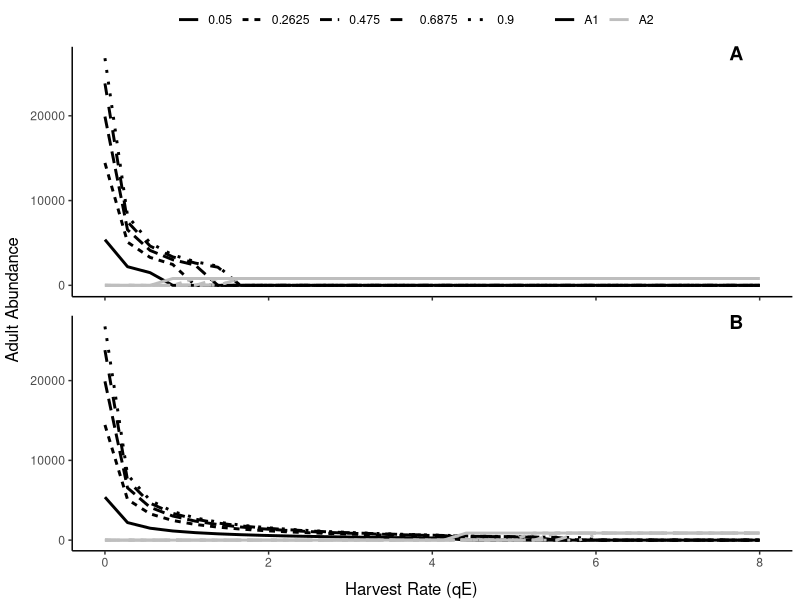
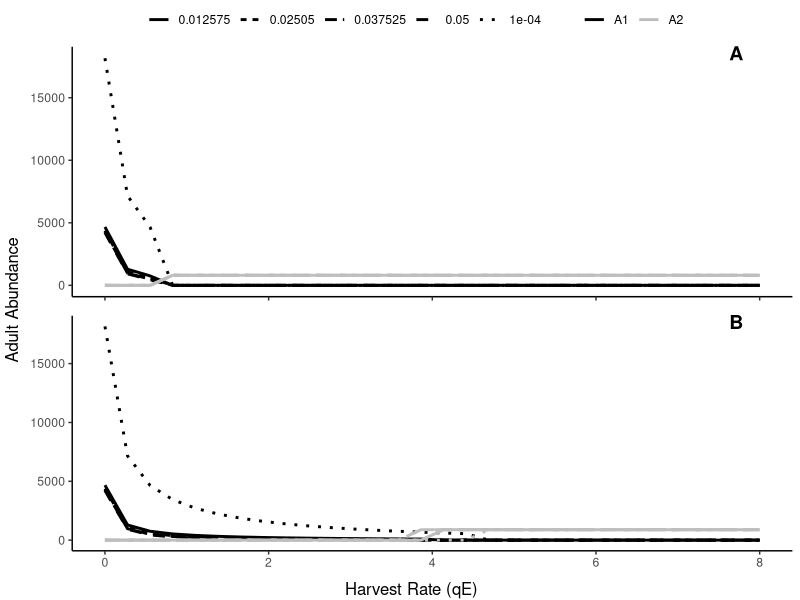

The R source for these figures, in order: (Note: this script raises an error after producing the figures.)
## ---- chunk 1

library(deSolve)
library(ggplot2)
library(ggpubr)
#model function
# qE - harvest, species specific, this is what is controlled by 'regulations'
# s - juvenile overwinter survival, species specific
# m - adult natural mortality rate, species specific
# cJA - effect of adults of a given species on juveniles of a given species (cover cannibalism or interspecific predation, both happen in foraging arena)
# cJJ - effect of juveniles of one species on juveniles of the other (can be predation or competition)
# h - rate at which juveniles leave foraging arena for refuge, species specific
# v - rate at which juveniles enter foraging arena from refuge, species specific
# stock1 - annual stocked num spp1
# stock2 - annual stocked num spp2
simBiggsQ2<-function(t,y,params){
  A1<-y[1]
  A2<-y[2]
  J1<-y[3]
  J2<-y[4]
  with(as.list(params),{
    dA1dt=-qE1Fun(t)*A1-m1*A1+s1*J1
    dA2dt=-qE2Fun(t)*A2-m2*A2+s2*J2
    dJ1dt=-cJ1J2*J2*J1-((cJ1A2*v1*A2*J1)/(h1Fun(t)+v1+cJ1A2*A2))-((cJ1A1*v1*A1*J1)/(h1Fun(t)+v1+cJ1A1*A1))-s1*J1+(5000*A1/(500+A1))+st1Fun(t)
    dJ2dt=-cJ2J1*J1*J2-((cJ2A1*v2*A1*J2)/(h2Fun(t)+v2+cJ2A1*A1))-((cJ2A2*v2*A2*J2)/(h2Fun(t)+v2+cJ2A2*A2))-s2*J2+(5000*A2/(500+A2))+st2Fun(t)
    return(list(c(dA1dt,dA2dt,dJ1dt,dJ2dt)))
  })
}
## ---- chunk 2

tstep=times=1:300

ss=seq(0.05,.9,length.out = 5)
qEs=seq(0,8,length.out=30)
combos=expand.grid(qEs,ss);colnames(combos)=c("qEs","ss")
store=data.frame(A1=0,A2=0,J1=0,J2=0);store=cbind(combos,store)
store2=data.frame(A1=0,A2=0,J1=0,J2=0);store2=cbind(combos,store2)

y0=c(500,5000,0,0)
for(i in 1:nrow(store)){
  qE1Fun=approxfun(x=tstep,y=c(rep(store$qEs[i],length(tstep))))
  qE2Fun=approxfun(x=tstep,y=rep(2,length(tstep)))
  h1Fun=approxfun(x=tstep,y=rep(8,length(tstep)))
  h2Fun=approxfun(x=tstep,y=rep(8,length(tstep)))
  st1Fun=approxfun(x=tstep,y=rep(0,length(tstep)))
  st2Fun=approxfun(x=tstep,y=rep(0,length(tstep)))
  
  p=c(c(s1=store$ss[i],m1=0.1,cJ1A1=0.001,cJ1A2=0.05,cJ1J2=0.003,v1=1),
      c(s2=0.1,m2=0.1,cJ2A2=0.001,cJ2A1=0.03,cJ2J1=0.003,v2=1))
  sim=ode(y=y0,times=times,func=simBiggsQ2,parms=p)
  store$A1[i]=sim[nrow(sim)-1,2]
  store$A2[i]=sim[nrow(sim)-1,3]
  store$J1[i]=sim[nrow(sim)-1,4]
  store$J2[i]=sim[nrow(sim)-1,5]
  #store$ss[i]=ss[f]
}
y0=c(5000,500,0,0)
for(i in 1:nrow(store2)){
  qE1Fun=approxfun(x=tstep,y=c(rep(store2$qEs[i],length(tstep))))
  qE2Fun=approxfun(x=tstep,y=rep(1.8,length(tstep)))
  h1Fun=approxfun(x=tstep,y=rep(8,length(tstep)))
  h2Fun=approxfun(x=tstep,y=rep(8,length(tstep)))
  st1Fun=approxfun(x=tstep,y=rep(0,length(tstep)))
  st2Fun=approxfun(x=tstep,y=rep(0,length(tstep)))
  
  p=c(c(s1=store2$ss[i],m1=0.1,cJ1A1=0.001,cJ1A2=0.05,cJ1J2=0.003,v1=1),
      c(s2=0.1,m2=0.1,cJ2A2=0.001,cJ2A1=0.03,cJ2J1=0.003,v2=1))
  sim=ode(y=y0,times=times,func=simBiggsQ2,parms=p)
  store2$A1[i]=sim[nrow(sim)-1,2]
  store2$A2[i]=sim[nrow(sim)-1,3]
  store2$J1[i]=sim[nrow(sim)-1,4]
  store2$J2[i]=sim[nrow(sim)-1,5]
  #store2$ss[i]=ss[f]
}


panA=as.data.frame(rbind(cbind(store$qEs,store$A1,store$ss,rep("A1",nrow(store))),cbind(store$qEs,store$A2,store$ss,rep("A2",nrow(store)))))
colnames(panA)=c("qEs","Abund","ss","sp")
panA$qEs=as.numeric(panA$qEs);panA$Abund=as.numeric(panA$Abund)#;panA$ss=as.numeric(panA$ss)
panB=as.data.frame(rbind(cbind(store2$qEs,store2$A1,store2$ss,rep("A1",nrow(store2))),cbind(store2$qEs,store2$A2,store2$ss,rep("A2",nrow(store2)))))
colnames(panB)=c("qEs","Abund","ss","sp")
panB$qEs=as.numeric(panB$qEs);panB$Abund=as.numeric(panB$Abund)#;panB$ss=as.numeric(panB$ss)

a=ggplot(data = panA,aes(x=qEs,y=Abund,color=sp,linetype=ss))+theme_classic()+
  geom_line(size=1)+scale_color_manual(values = c("black","grey"),name="")+
  scale_linetype_discrete(name="")+
  theme(axis.title.x = element_blank(),
        axis.text.x = element_blank(),
        axis.title.y = element_blank())
b=ggplot(data = panB,aes(x=qEs,y=Abund,color=sp,linetype=ss))+theme_classic()+
  geom_line(size=1)+scale_color_manual(values = c("black","grey"),name="")+
  scale_linetype_discrete(name="")+
  theme(axis.title.x = element_blank(),
        axis.title.y = element_blank())
fig1=ggarrange(a,b,ncol=1,labels = c("A","B"), common.legend = T,legend="top",label.x = 0.9)
annotate_figure(fig1,
                left = text_grob("Adult Abundance", rot = 90),
                bottom = text_grob("Harvest Rate (qE)"))
## ---- chunk 3

times=1:300

can=seq(0.0001,.05,length.out = 5)
qEs=seq(0,8,length.out=30)
combos=expand.grid(qEs,can);colnames(combos)=c("qEs","can")
store=data.frame(A1=0,A2=0,J1=0,J2=0);store=cbind(combos,store)
store2=data.frame(A1=0,A2=0,J1=0,J2=0);store2=cbind(combos,store2)


y0=c(500,5000,0,0)
for(i in 1:nrow(store)){
  qE1Fun=approxfun(x=tstep,y=c(rep(store$qEs[i],length(tstep))))
  qE2Fun=approxfun(x=tstep,y=rep(2,length(tstep)))
  h1Fun=approxfun(x=tstep,y=rep(8,length(tstep)))
  h2Fun=approxfun(x=tstep,y=rep(8,length(tstep)))
  st1Fun=approxfun(x=tstep,y=rep(0,length(tstep)))
  st2Fun=approxfun(x=tstep,y=rep(0,length(tstep)))
  
  p=c(c(s1=0.1,m1=0.1,cJ1A1=store$can[i],cJ1A2=0.05,cJ1J2=0.003,v1=1),
      c(s2=0.1,m2=0.1,cJ2A2=0.001,cJ2A1=0.03,cJ2J1=0.003,v2=1))
  sim=ode(y=y0,times=times,func=simBiggsQ2,parms=p)
  store$A1[i]=sim[nrow(sim)-1,2]
  store$A2[i]=sim[nrow(sim)-1,3]
  store$J1[i]=sim[nrow(sim)-1,4]
  store$J2[i]=sim[nrow(sim)-1,5]
}
y0=c(5000,500,0,0)
for(i in 1:nrow(store)){
  qE1Fun=approxfun(x=tstep,y=c(rep(store2$qEs[i],length(tstep))))
  qE2Fun=approxfun(x=tstep,y=rep(1.8,length(tstep)))
  h1Fun=approxfun(x=tstep,y=rep(8,length(tstep)))
  h2Fun=approxfun(x=tstep,y=rep(8,length(tstep)))
  st1Fun=approxfun(x=tstep,y=rep(0,length(tstep)))
  st2Fun=approxfun(x=tstep,y=rep(0,length(tstep)))
  
  p=c(c(s1=0.1,m1=0.1,cJ1A1=store2$can[i],cJ1A2=0.05,cJ1J2=0.003,v1=1),
      c(s2=0.1,m2=0.1,cJ2A2=0.001,cJ2A1=0.03,cJ2J1=0.003,v2=1))
  sim=ode(y=y0,times=times,func=simBiggsQ2,parms=p)
  store2$A1[i]=sim[nrow(sim)-1,2]
  store2$A2[i]=sim[nrow(sim)-1,3]
  store2$J1[i]=sim[nrow(sim)-1,4]
  store2$J2[i]=sim[nrow(sim)-1,5]
  
}

panA=as.data.frame(rbind(cbind(store$qEs,store$A1,store$can,rep("A1",nrow(store))),cbind(store$qEs,store$A2,store$can,rep("A2",nrow(store)))))
colnames(panA)=c("qEs","Abund","can","sp")
panA$qEs=as.numeric(panA$qEs);panA$Abund=as.numeric(panA$Abund)
panB=as.data.frame(rbind(cbind(store2$qEs,store2$A1,store2$can,rep("A1",nrow(store2))),cbind(store2$qEs,store2$A2,store2$can,rep("A2",nrow(store2)))))
colnames(panB)=c("qEs","Abund","can","sp")
panB$qEs=as.numeric(panB$qEs);panB$Abund=as.numeric(panB$Abund)

a=ggplot(data = panA,aes(x=qEs,y=Abund,color=sp,linetype=can))+theme_classic()+
  geom_line(size=1)+scale_color_manual(values = c("black","grey"),name="")+
  scale_linetype_discrete(name="")+
  theme(axis.title.x = element_blank(),
        axis.text.x = element_blank(),
        axis.title.y = element_blank())
b=ggplot(data = panB,aes(x=qEs,y=Abund,color=sp,linetype=can))+theme_classic()+
  geom_line(size=1)+scale_color_manual(values = c("black","grey"),name="")+
  scale_linetype_discrete(name="")+
  theme(axis.title.x = element_blank(),
        axis.title.y = element_blank())
fig1=ggarrange(a,b,ncol=1,labels = c("A","B"), common.legend = T,legend="top",label.x = 0.9)
annotate_figure(fig1,
                left = text_grob("Adult Abundance", rot = 90),
                bottom = text_grob("Harvest Rate (qE)"))
## ---- chunk 4

#looking to see how variation in the j1 effect on j2 changes whether or not stable states occur
times=1:300

cj2j1s=seq(0,0.5,length.out = 5)
qEs=seq(0,8,length.out=30)
combos=expand.grid(qEs,cj2a1s);colnames(combos)=c("qEs","cj2j1s")
store=data.frame(A1=0,A2=0,J1=0,J2=0);store=cbind(combos,store)
store2=data.frame(A1=0,A2=0,J1=0,J2=0);store2=cbind(combos,store2)

y0=c(500,5000,0,0)
for(i in 1:nrow(store)){
  qE1Fun=approxfun(x=tstep,y=c(rep(store$qEs[i],length(tstep))))
  qE2Fun=approxfun(x=tstep,y=rep(2,length(tstep)))
  h1Fun=approxfun(x=tstep,y=rep(8,length(tstep)))
  h2Fun=approxfun(x=tstep,y=rep(8,length(tstep)))
  st1Fun=approxfun(x=tstep,y=rep(0,length(tstep)))
  st2Fun=approxfun(x=tstep,y=rep(0,length(tstep)))
  
  p=c(c(s1=0.1,m1=0.1,cJ1A1=0.001,cJ1A2=0.05,cJ1J2=0.003,v1=1),
      c(s2=0.1,m2=0.1,cJ2A2=0.001,cJ2A1=0.03,cJ2J1=store$cj2j1s[i],v2=1))
  sim=ode(y=y0,times=times,func=simBiggsQ2,parms=p)
  store$A1[i]=sim[nrow(sim)-1,2]
  store$A2[i]=sim[nrow(sim)-1,3]
  store$J1[i]=sim[nrow(sim)-1,4]
  store$J2[i]=sim[nrow(sim)-1,5]
}
y0=c(5000,500,0,0)
for(i in 1:nrow(store2)){
  qE1Fun=approxfun(x=tstep,y=c(rep(store2$qEs[i],length(tstep))))
  qE2Fun=approxfun(x=tstep,y=rep(1.8,length(tstep)))
  h1Fun=approxfun(x=tstep,y=rep(8,length(tstep)))
  h2Fun=approxfun(x=tstep,y=rep(8,length(tstep)))
  st1Fun=approxfun(x=tstep,y=rep(0,length(tstep)))
  st2Fun=approxfun(x=tstep,y=rep(0,length(tstep)))
  
  p=c(c(s1=0.1,m1=0.1,cJ1A1=0.001,cJ1A2=0.05,cJ1J2=0.003,v1=1),
      c(s2=0.1,m2=0.1,cJ2A2=0.001,cJ2A1=0.03,cJ2J1=store2$cj2j1s[i],v2=1))
  sim=ode(y=y0,times=times,func=simBiggsQ2,parms=p)
  store2$A1[i]=sim[nrow(sim)-1,2]
  store2$A2[i]=sim[nrow(sim)-1,3]
  store2$J1[i]=sim[nrow(sim)-1,4]
  store2$J2[i]=sim[nrow(sim)-1,5]
}


panA=as.data.frame(rbind(cbind(store$qEs,store$A1,store$cj2j1s,rep("A1",nrow(store))),cbind(store$qEs,store$A2,store$cj2j1s,rep("A2",nrow(store)))))
colnames(panA)=c("qEs","Abund","cj2j1s","sp")
panA$qEs=as.numeric(panA$qEs);panA$Abund=as.numeric(panA$Abund)
panB=as.data.frame(rbind(cbind(store2$qEs,store2$A1,store2$cj2j1s,rep("A1",nrow(store2))),cbind(store2$qEs,store2$A2,store2$cj2j1s,rep("A2",nrow(store2)))))
colnames(panB)=c("qEs","Abund","cj2j1s","sp")
panB$qEs=as.numeric(panB$qEs);panB$Abund=as.numeric(panB$Abund)

a=ggplot(data = panA,aes(x=qEs,y=Abund,color=sp,linetype=cj2j1s))+theme_classic()+
  geom_line(size=1)+scale_color_manual(values = c("black","grey"),name="")+
  scale_linetype_discrete(name="")+
  theme(axis.title.x = element_blank(),
        axis.text.x = element_blank(),
        axis.title.y = element_blank())
b=ggplot(data = panB,aes(x=qEs,y=Abund,color=sp,linetype=cj2j1s))+theme_classic()+
  geom_line(size=1)+scale_color_manual(values = c("black","grey"),name="")+
  scale_linetype_discrete(name="")+
  theme(axis.title.x = element_blank(),
        axis.title.y = element_blank())
fig1=ggarrange(a,b,ncol=1,labels = c("A","B"), common.legend = T,legend="top",label.x = 0.9)
annotate_figure(fig1,
                left = text_grob("Adult Abundance", rot = 90),
                bottom = text_grob("Harvest Rate (qE)"))
## ---- chunk 5

#looking to see how variation in the j1 effect on j2 changes whether or not stable states occur
times=1:300

cj1j2s=seq(0,0.5,length.out = 5)
qEs=seq(0,8,length.out=30)
combos=expand.grid(qEs,cj2a1s);colnames(combos)=c("qEs","cj1j2s")
store=data.frame(A1=0,A2=0,J1=0,J2=0);store=cbind(combos,store)
store2=data.frame(A1=0,A2=0,J1=0,J2=0);store2=cbind(combos,store2)

y0=c(500,5000,0,0)
for(i in 1:nrow(store)){
  qE1Fun=approxfun(x=tstep,y=c(rep(store$qEs[i],length(tstep))))
  qE2Fun=approxfun(x=tstep,y=rep(2,length(tstep)))
  h1Fun=approxfun(x=tstep,y=rep(8,length(tstep)))
  h2Fun=approxfun(x=tstep,y=rep(8,length(tstep)))
  st1Fun=approxfun(x=tstep,y=rep(0,length(tstep)))
  st2Fun=approxfun(x=tstep,y=rep(0,length(tstep)))
  
  p=c(c(s1=0.1,m1=0.1,cJ1A1=0.001,cJ1A2=0.05,cJ1J2=store$cj1j2s[i],v1=1),
      c(s2=0.1,m2=0.1,cJ2A2=0.001,cJ2A1=0.03,cJ2J1=0.003,v2=1))
  sim=ode(y=y0,times=times,func=simBiggsQ2,parms=p)
  store$A1[i]=sim[nrow(sim)-1,2]
  store$A2[i]=sim[nrow(sim)-1,3]
  store$J1[i]=sim[nrow(sim)-1,4]
  store$J2[i]=sim[nrow(sim)-1,5]
}
y0=c(5000,500,0,0)
for(i in 1:nrow(store2)){
  qE1Fun=approxfun(x=tstep,y=c(rep(store2$qEs[i],length(tstep))))
  qE2Fun=approxfun(x=tstep,y=rep(1.8,length(tstep)))
  h1Fun=approxfun(x=tstep,y=rep(8,length(tstep)))
  h2Fun=approxfun(x=tstep,y=rep(8,length(tstep)))
  st1Fun=approxfun(x=tstep,y=rep(0,length(tstep)))
  st2Fun=approxfun(x=tstep,y=rep(0,length(tstep)))
  
  p=c(c(s1=0.1,m1=0.1,cJ1A1=0.001,cJ1A2=0.05,cJ1J2=store$cj1j2s[i],v1=1),
      c(s2=0.1,m2=0.1,cJ2A2=0.001,cJ2A1=0.03,cJ2J1=0.003,v2=1))
  sim=ode(y=y0,times=times,func=simBiggsQ2,parms=p)
  store2$A1[i]=sim[nrow(sim)-1,2]
  store2$A2[i]=sim[nrow(sim)-1,3]
  store2$J1[i]=sim[nrow(sim)-1,4]
  store2$J2[i]=sim[nrow(sim)-1,5]
}


panA=as.data.frame(rbind(cbind(store$qEs,store$A1,store$cj1j2s,rep("A1",nrow(store))),cbind(store$qEs,store$A2,store$cj1j2s,rep("A2",nrow(store)))))
colnames(panA)=c("qEs","Abund","cj1j2s","sp")
panA$qEs=as.numeric(panA$qEs);panA$Abund=as.numeric(panA$Abund)
panB=as.data.frame(rbind(cbind(store2$qEs,store2$A1,store2$cj1j2s,rep("A1",nrow(store2))),cbind(store2$qEs,store2$A2,store2$cj1j2s,rep("A2",nrow(store2)))))
colnames(panB)=c("qEs","Abund","cj1j2s","sp")
panB$qEs=as.numeric(panB$qEs);panB$Abund=as.numeric(panB$Abund)

a=ggplot(data = panA,aes(x=qEs,y=Abund,color=sp,linetype=cj1j2s))+theme_classic()+
  geom_line(size=1)+scale_color_manual(values = c("black","grey"),name="")+
  scale_linetype_discrete(name="")+
  theme(axis.title.x = element_blank(),
        axis.text.x = element_blank(),
        axis.title.y = element_blank())
b=ggplot(data = panB,aes(x=qEs,y=Abund,color=sp,linetype=cj1j2s))+theme_classic()+
  geom_line(size=1)+scale_color_manual(values = c("black","grey"),name="")+
  scale_linetype_discrete(name="")+
  theme(axis.title.x = element_blank(),
        axis.title.y = element_blank())
fig1=ggarrange(a,b,ncol=1,labels = c("A","B"), common.legend = T,legend="top",label.x = 0.9)
annotate_figure(fig1,
                left = text_grob("Adult Abundance", rot = 90),
                bottom = text_grob("Harvest Rate (qE)"))
